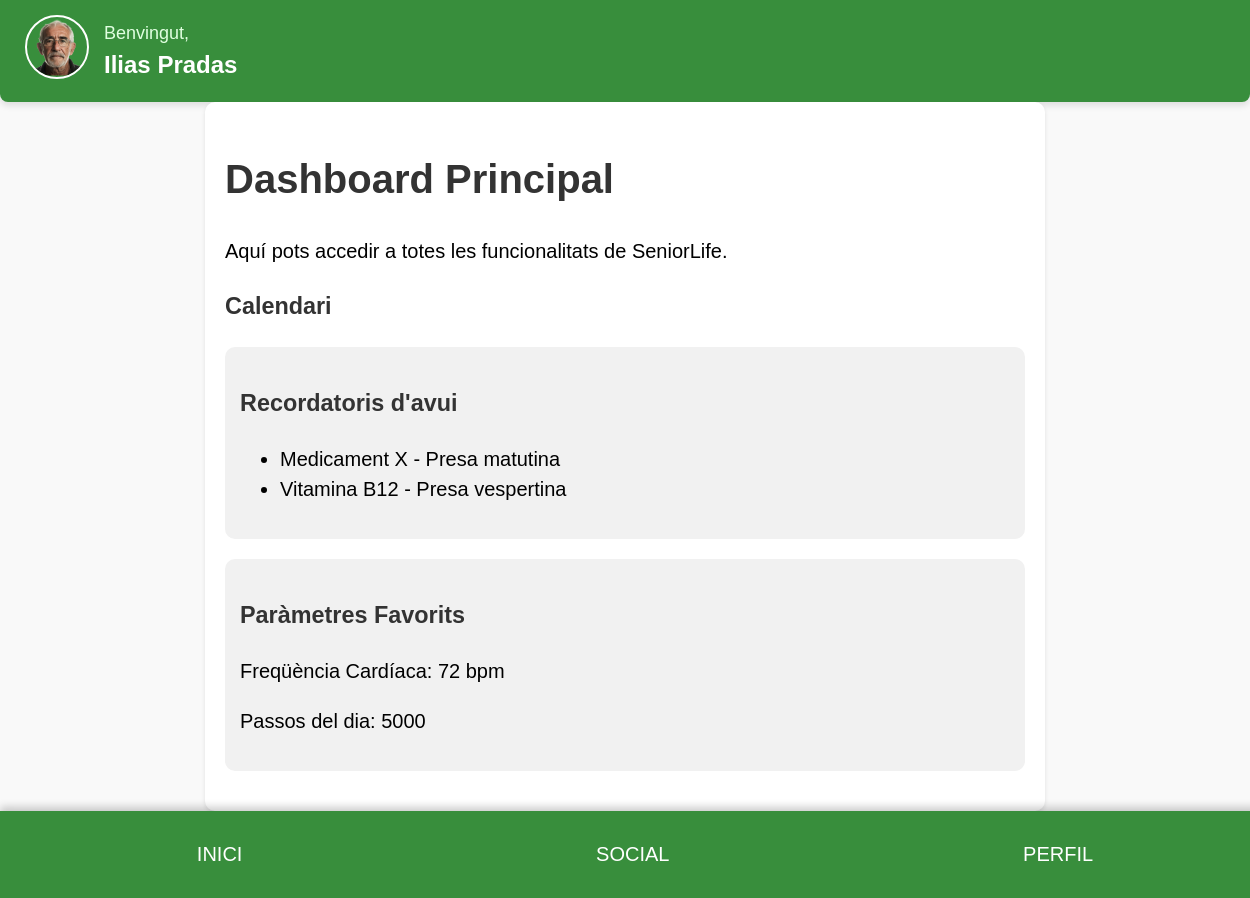
Before: /dashboard (signed in) with the older database file.
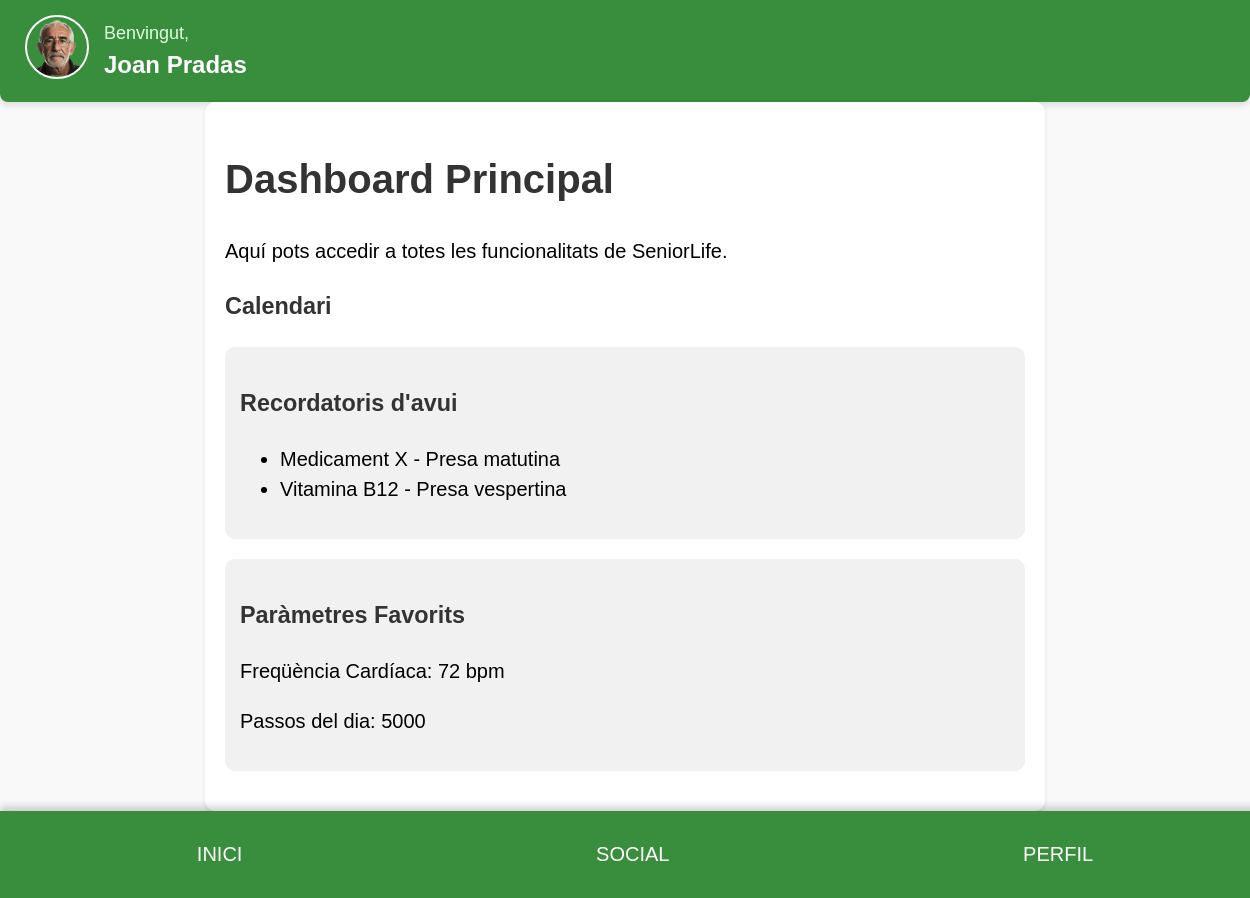
After: the same page with the newer database file.
### tables this page shows
CREATE TABLE usuarios (
        id INTEGER PRIMARY KEY AUTOINCREMENT,
        tipo TEXT, -- paciente, familiar, profesional
        nombre TEXT,
        apellidos TEXT,
        email TEXT UNIQUE,
        password TEXT,
        dni TEXT UNIQUE,
        telefono TEXT,
        direccion TEXT,
        sexo TEXT,
        fecha_nacimiento TEXT,
        foto_perfil TEXT
    );

### backend.py (the view)
@app.route('/dashboard')
def dashboard():
    if 'user_id' not in session:
        flash('Por favor, inicia sesión primero.', 'error')
        return redirect(url_for('login'))
    user_id = session['user_id']
    conn = sqlite3.connect('database/data.sqlite')
    cursor = conn.cursor()
    cursor.execute("SELECT * FROM usuarios WHERE id = ?", (user_id,))
    user_data = cursor.fetchone()
    user_type = user_data[1]  # Columna 'tipo' en usuarios (índice 1)
    if user_type == 'profesional':
        cursor.execute("SELECT rol FROM profesionales WHERE usuario_id = ?", (user_id,))
        professional_data = cursor.fetchone()
        if not professional_data:
            flash('No se encontraron datos específicos del profesional.', 'error')
            return redirect(url_for('login'))
        professional_role = professional_data[0]  # Columna 'rol' (índice 0)
        if professional_role == 'metge':
            return render_template('dash_doct.html', user_data=user_data)
        elif professional_role == 'infermer':
            return render_template('perfil_enfermero.html', user_data=user_data)
        else:
            flash('Rol profesional desconocido.', 'error')
            return redirect(url_for('login'))
    elif user_type == 'familiar':
        return render_template('dash_fam.html',user_data=user_data)
    elif user_type == 'paciente':
        return render_template('dashboard.html',user_data=user_data)
    else:
        flash('Error al determinar el tipo de usuario.', 'error')
        return redirect(url_for('login'))

### templates/dashboard.html (shortened to what this page needs)
<!DOCTYPE html>
<html lang="en">
<head>
    <link rel="stylesheet" href="https://cdnjs.cloudflare.com/ajax/libs/fullcalendar/6.1.8/fullcalendar.min.css">
<body>
    <div class="header">
        <div class="header-content">
            <div class="header-avatar">
                <img src="/static/perfil.png" alt="Usuario">
            </div>
            <div class="header-text">
                <span class="welcome-text">Benvingut,</span>
                <span class="user-name">{{ user_data[2] }} {{ user_data[3] }}</span>
            </div>
        </div>
    </div>
    <div id="main-section" class="container section">
        <h1>Dashboard Principal</h1>
        <p>Aquí pots accedir a totes les funcionalitats de SeniorLife.</p>
        <div class="calendar">
            <h3>Calendari</h3>
        </div>
        <div class="reminders">
            <h3>Recordatoris d'avui</h3>
            <ul>
                <li>Medicament X - Presa matutina</li>
                <li>Vitamina B12 - Presa vespertina</li>
            </ul>
        </div>
        <div class="favorites">
            <h3>Paràmetres Favorits</h3>
            <p>Freqüència Cardíaca: 72 bpm</p>
            <p>Passos del dia: 5000</p>
        </div>
    </div>
    <div class="footer">
        <button onclick="showSection('main-section')">INICI</button>
        <button onclick="showSection('social-section')">SOCIAL</button>
        <button onclick="showSection('explore-section')">PERFIL</button>
    </div>
</body>
</html>

### templates/dashboard.html (style rules this page uses)
body { font-size: 20px; line-height: 1.5; }
body { font-family: Arial, sans-serif; margin: 0; padding: 0; background-color: #f9f9f9; }
.header { display: flex; justify-content: space-between; align-items: center; background-color: #388E3C; padding: 10px 20px; color: white; box-shadow: 0 4px 6px rgba(0, 0, 0, 0.1); }
.header img { height: 50px; border-radius: 50%; }
.container { padding: 20px; margin: auto; max-width: 800px; background: white; border-radius: 10px; box-shadow: 0 2px 4px rgba(0, 0, 0, 0.1); }
h1, h2, h3 { color: #333; }
.footer { position: relative; bottom: 0; left: 0; width: 100%; background-color: #388E3C; display: flex; justify-content: space-around; padding: 20px; box-shadow: 0 -4px 8px rgba(0, 0, 0, 0.2); font-size: 22px; color: white; font-weight: bold; }
.footer button { background: none; border: none; color: white; font-size: 20px; cursor: pointer; margin: 0 15px; padding: 12px 20px; border-radius: 8px; transition: background-color 0.3s ease; }
.calendar { margin: 20px 0; }
.reminders, .favorites { margin: 20px 0; background-color: #f1f1f1; padding: 15px; border-radius: 10px; }
.header { display: flex; justify-content: center; align-items: center; background-color: #388E3C; padding: 15px 20px; color: white; box-shadow: 0 4px 6px rgba(0, 0, 0, 0.1); border-radius: 0 0 8px 8px; }
.header-content { display: flex; align-items: center; max-width: 1200px; width: 100%; }
.header-avatar img { width: 60px; height: 60px; border-radius: 50%; border: 2px solid white; margin-right: 15px; }
.header-text { display: flex; flex-direction: column; }
.welcome-text { font-size: 18px; font-weight: 400; color: #e0ffe0; }
.user-name { font-size: 24px; font-weight: bold; color: white; }

Changed rows visible on the page:
changed usuarios "Pradas": nombre "Ilias" → "Joan"
